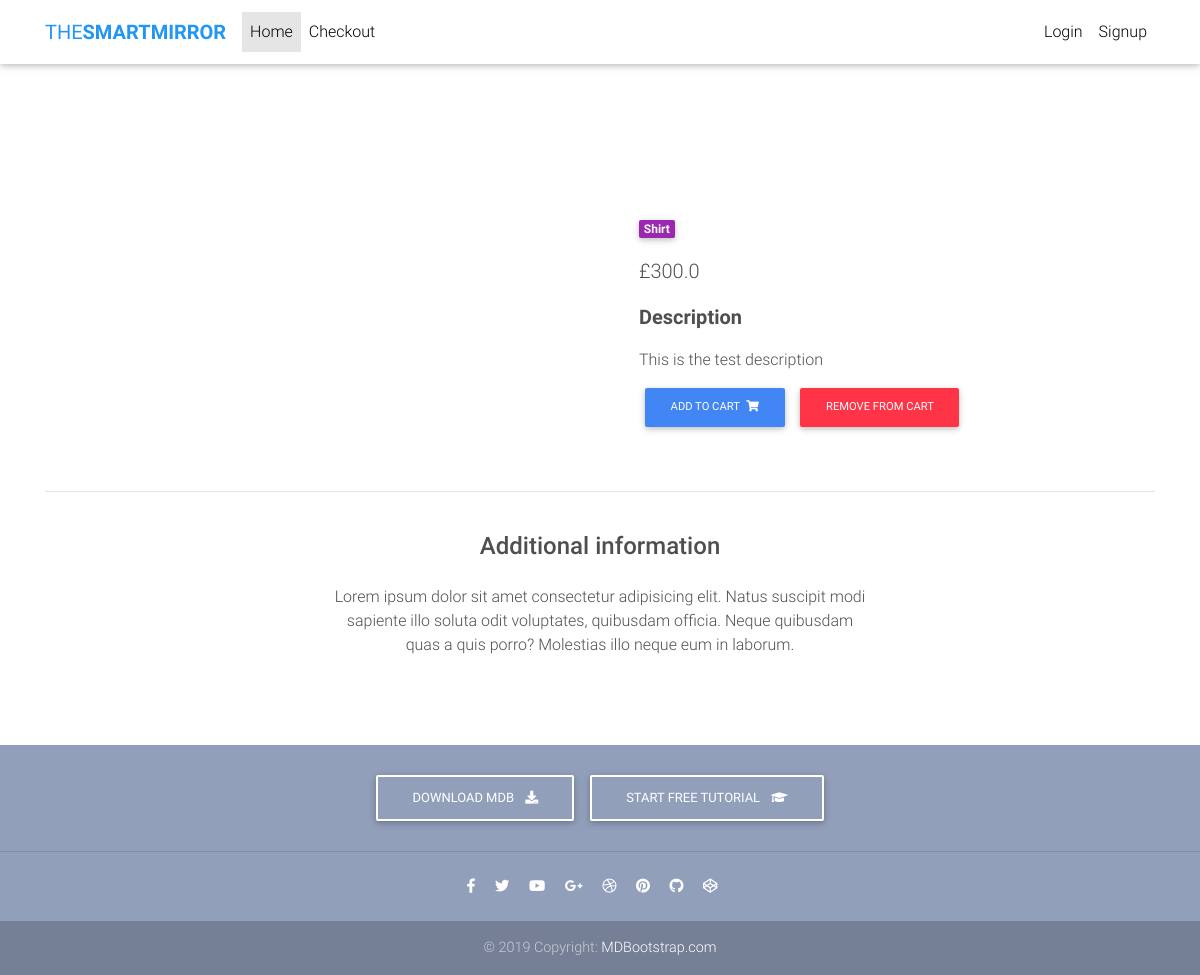
The app's page /product/test-product-1/ with its own data.
### core/models.py (models this page shows, shortened)
class Item(models.Model):
    title = models.CharField(max_length=100)
    price = models.FloatField()
    discount_price = models.FloatField(blank=True, null=True)
    category = models.CharField(choices=CATEGORY_CHOICES, max_length=2)
    label = models.CharField(choices=LABEL_CHOICES, max_length=1)
    slug = models.SlugField()
    description = models.TextField()
    def get_add_to_cart_url(self):
        return reverse("core:add-to-cart", kwargs={
            'slug': self.slug
        })
    def get_remove_from_cart_url(self):
        return reverse("core:remove-from-cart", kwargs={
            'slug': self.slug
        })

### core/views.py (the view)
# urls.py: path('product/<slug>/', ItemDetailView.as_view(), name="product"),
class ItemDetailView(DetailView):
    model = Item
    template_name = "product-page.html"

### templates/product-page.html (shortened to what this page needs)
{% extends 'base.html' %}
{% block content %}
  <main class="mt-5 pt-4">
    <div class="container dark-grey-text mt-5">
      <div class="row wow fadeIn">
        <div class="col-md-6 mb-4">
        </div>
        <div class="col-md-6 mb-4">
          <div class="p-4">
            <div class="mb-3">
              <a href="">
                <span class="badge purple mr-1">{{ object.get_category_display }}</span>
              </a>
            </div>
            <p class="lead">
              {% if object.discount_price %}
                <span class="mr-1">
                  <del>£{{ object.price }}</del>
                </span>
                <span>£{{ object.discount_price }}</span>
              {% else %}
                <span>£{{ object.price }}</span>
              {% endif %}
            </p>
            <p class="lead font-weight-bold">Description</p>
            <p>
              {{ object.description }}
            </p>
          <a href="{{ object.get_add_to_cart_url }}" class="btn btn-primary btn-md my-0 p">Add to cart
            <i class="fas fa-shopping-cart ml-1"></i>
          </a>
          <a href="{{ object.get_remove_from_cart_url }}" class="btn btn-danger btn-md my-0 p">Remove from cart
          </a>
          </div>
        </div>
      </div>
      <hr>
      <div class="row d-flex justify-content-center wow fadeIn">
        <div class="col-md-6 text-center">
          <h4 class="my-4 h4">Additional information</h4>
          <p>Lorem ipsum dolor sit amet consectetur adipisicing elit. Natus suscipit modi sapiente illo soluta odit
            voluptates,
            quibusdam officia. Neque quibusdam quas a quis porro? Molestias illo neque eum in laborum.</p>
        </div>
      </div>
      <div class="row wow fadeIn">
        <div class="col-lg-4 col-md-12 mb-4">
        </div>
        <div class="col-lg-4 col-md-6 mb-4">
        </div>
        <div class="col-lg-4 col-md-6 mb-4">
        </div>
      </div>
    </div>
  </main>
{% endblock %}

### templates/base.html (style rules this page uses)
html, body, header, .carousel { height: 60vh; }

### records on screen
Item: category "Shirt", price "300.0", description "This is the test description"
